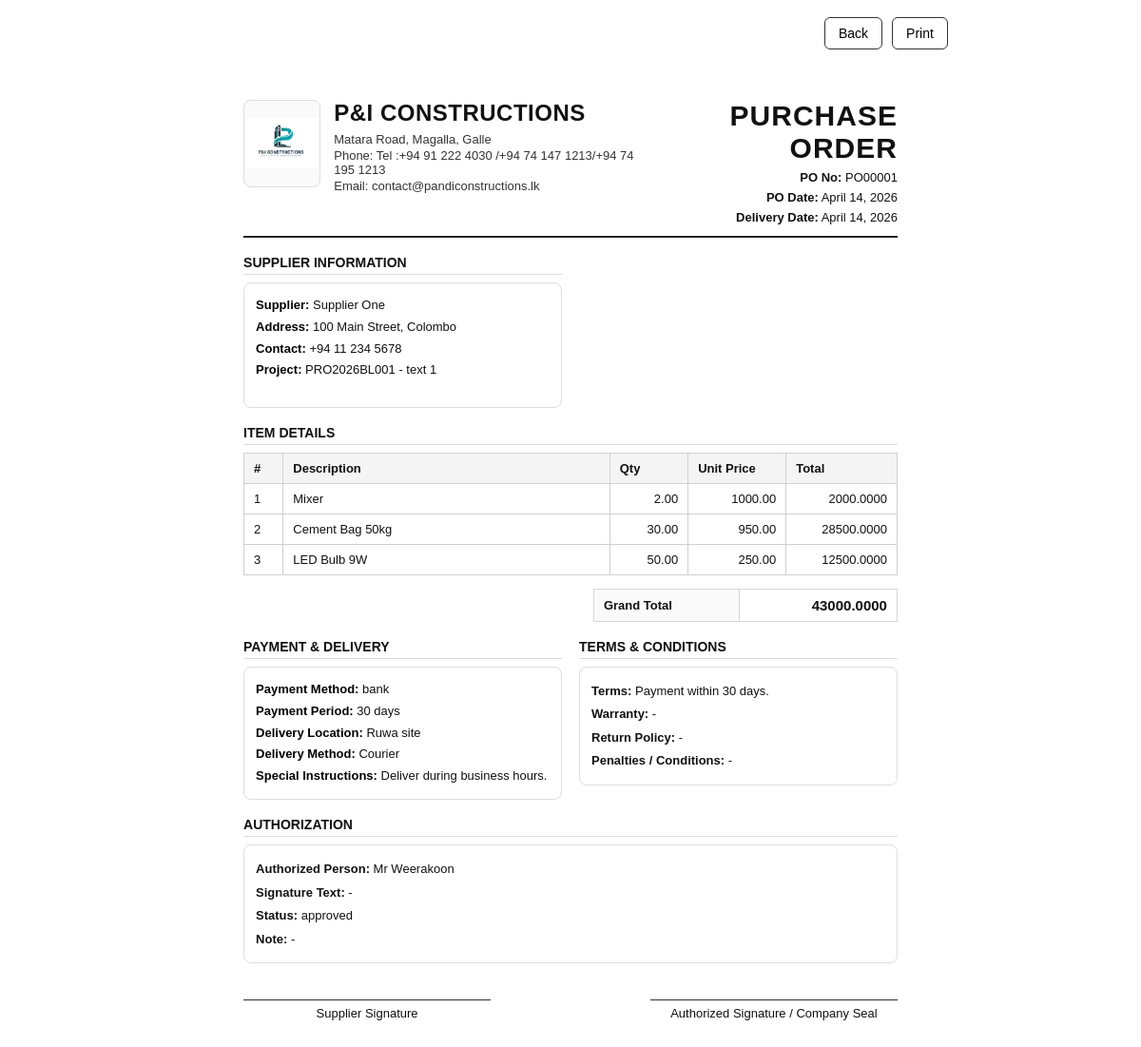
/purchase-orders/1/print/ (signed in), run on the app's committed database.
### pos/models.py (models this page shows, shortened)
class PurchaseOrder(models.Model):
    PAYMENT_METHOD_CHOICES = [
        ("cash", "Cash"),
        ("bank", "Bank Transfer"),
        ("cheque", "Cheque"),
    ]
    STATUS_CHOICES = [
        ("draft", "Draft"),
        ("pending", "Pending"),
        ("approved", "Approved"),
        ("rejected", "Rejected"),
        ("closed", "Closed"),
    ]
    po_no = models.CharField(max_length=30, unique=True, blank=True, null=True)
    po_date = models.DateField(default=timezone.now)
    delivery_date_required = models.DateField(blank=True, null=True)
    buyer_company_name = models.CharField(max_length=200, blank=True, null=True)
    buyer_address = models.TextField(blank=True, null=True)
    buyer_contact_person = models.CharField(max_length=150, blank=True, null=True)
    buyer_phone = models.CharField(max_length=50, blank=True, null=True)
    buyer_email = models.EmailField(blank=True, null=True)
    supplier = models.ForeignKey("Supplier", on_delete=models.PROTECT, related_name="purchase_orders")
    supplier_address = models.TextField(blank=True, null=True)
    supplier_contact_details = models.CharField(max_length=255, blank=True, null=True)
    project = models.ForeignKey("Project", on_delete=models.SET_NULL, null=True, blank=True, related_name="purchase_orders")
    payment_method = models.CharField(max_length=20, choices=PAYMENT_METHOD_CHOICES, default="bank")
    payment_period = models.CharField(max_length=100, blank=True, null=True)
    delivery_location = models.CharField(max_length=255, blank=True, null=True)
    delivery_method = models.CharField(max_length=100, blank=True, null=True)
    special_instructions = models.TextField(blank=True, null=True)
    terms_and_conditions = models.TextField(blank=True, null=True)
    warranty_details = models.TextField(blank=True, null=True)
    return_policy = models.TextField(blank=True, null=True)
    penalties_conditions = models.TextField(blank=True, null=True)
    authorized_person_name = models.CharField(max_length=150, blank=True, null=True)
    signature_text = models.CharField(max_length=150, blank=True, null=True)
    status = models.CharField(max_length=20, choices=STATUS_CHOICES, default="draft")
    note = models.TextField(blank=True, null=True)
    created_by = models.ForeignKey(
        User,
        on_delete=models.SET_NULL,
        null=True,
        blank=True,
        related_name="created_purchase_orders"
    )
    created_at = models.DateTimeField(auto_now_add=True)
    class Meta:
        ordering = ["-po_date", "-id"]

class Supplier(models.Model):
    name = models.CharField(max_length=150, unique=True)
    address = models.TextField(blank=True, null=True)
    phone_1 = models.CharField(max_length=30, blank=True, null=True)
    phone_2 = models.CharField(max_length=30, blank=True, null=True)
    phone_3 = models.CharField(max_length=30, blank=True, null=True)
    email = models.EmailField(blank=True, null=True)
    contact_person = models.CharField(max_length=150, blank=True, null=True)
    bank_name = models.CharField(max_length=150, blank=True, null=True)
    bank_branch = models.CharField(max_length=150, blank=True, null=True)
    account_name = models.CharField(max_length=150, blank=True, null=True)
    account_number = models.CharField(max_length=80, blank=True, null=True)
    is_active = models.BooleanField(default=True)
    created_at = models.DateTimeField(auto_now_add=True)
    class Meta:
        ordering = ["name"]

class Project(models.Model):
    PROJECT_TYPE_CHOICES = [
        ("SW", "Swimming Pool"),
        ("BL", "Building"),
        ("EL", "Electrical"),
        ("OT", "Other"),
    ]
    STATUS_CHOICES = [
        ("ongoing", "Ongoing"),
        ("completed", "Completed"),
        ("cancelled", "Cancelled"),
    ]
    project_id = models.CharField(max_length=30, unique=True)
    project_name = models.CharField(max_length=255)
    project_type = models.CharField(max_length=10, choices=PROJECT_TYPE_CHOICES)
    client_name = models.CharField(max_length=255, blank=True, null=True)
    location = models.CharField(max_length=255, blank=True, null=True)
    estimated_value = models.DecimalField(max_digits=14, decimal_places=2, default=0)
    status = models.CharField(max_length=20, choices=STATUS_CHOICES, default="ongoing")
    is_active = models.BooleanField(default=True)
    created_by = models.ForeignKey(User, on_delete=models.SET_NULL, null=True, blank=True, related_name="created_projects")
    updated_by = models.ForeignKey(User, on_delete=models.SET_NULL, null=True, blank=True, related_name="updated_projects")
    created_at = models.DateTimeField(auto_now_add=True)
    class Meta:
        ordering = ["-id"]

class PurchaseOrderItem(models.Model):
    purchase_order = models.ForeignKey(
        "PurchaseOrder",
        on_delete=models.CASCADE,
        related_name="items"
    )
    item = models.ForeignKey(
        "Item",
        on_delete=models.SET_NULL,
        null=True,
        blank=True,
        related_name="purchase_order_items"
    )
    description = models.CharField(max_length=255)
    quantity = models.DecimalField(max_digits=12, decimal_places=2, default=1)
    unit_price = models.DecimalField(max_digits=12, decimal_places=2, default=0)
    line_total = models.DecimalField(max_digits=12, decimal_places=2, default=0)
    class Meta:
        ordering = ["id"]

### pos/views.py (the view)
# urls.py: path("purchase-orders/<int:po_id>/print/", views.print_purchase_order, name="print_purchase_order"),
@user_passes_test(can_use_project)
def print_purchase_order(request, po_id):
    order = get_object_or_404(
        PurchaseOrder.objects.select_related("supplier", "project", "created_by").prefetch_related("items"),
        id=po_id
    )
    items = order.items.all()
    grand_total = Decimal("0")
    for row in items:
        row.line_total = Decimal(str(row.quantity or 0)) * Decimal(str(row.unit_price or 0))
        grand_total += row.line_total
    company_info = {
        "name": "P&I CONSTRUCTIONS",
        "address": "Matara Road, Magalla, Galle",
        "phone": " Tel :+94 91 222 4030 /+94 74 147 1213/+94 74 195 1213",
        "email": "contact@pandiconstructions.lk",
    }
    return render(request, "pos/print_purchase_order.html", {
        "order": order,
        "items": items,
        "grand_total": grand_total,
        "company_info": company_info,
    })

### pos/views.py (called while the page is built)
def is_owner(user):
    return user.is_superuser or user.groups.filter(name__iexact="Owner").exists()

def can_use_project(user):
    return is_owner(user) or is_manager(user) or is_clerk(user) or is_cashier(user)

### pos/templates/pos/print_purchase_order.html (shortened to what this page needs)
{% load static %}
<!DOCTYPE html>
<html lang="en">
<head>
</head>
<body>
<div class="print-actions">
    <button class="btn" onclick="window.history.back()">Back</button>
    <button class="btn" onclick="window.print()">Print</button>
</div>
<div class="page">
    <div class="top-bar">
        <div class="company-wrap">
            <div class="logo-box">
                <img src="{% static 'logo.png' %}" alt="Company Logo">
            </div>
            <div class="company-details">
                <h1>{{ company_info.name }}</h1>
                <p>{{ company_info.address }}</p>
                <p>Phone: {{ company_info.phone }}</p>
                <p>Email: {{ company_info.email }}</p>
            </div>
        </div>
        <div class="po-title-box">
            <h2>PURCHASE ORDER</h2>
            <p><strong>PO No:</strong> {{ order.po_no }}</p>
            <p><strong>PO Date:</strong> {{ order.po_date }}</p>
            <p><strong>Delivery Date:</strong> {{ order.delivery_date_required|default:"-" }}</p>
        </div>
    </div>
    <div class="section">
        <div class="grid-2">
            <div>
                <div class="section-title">Supplier Information</div>
                <div class="info-box">
                    <p><strong>Supplier:</strong> {{ order.supplier.name }}</p>
                    <p><strong>Address:</strong> {{ order.supplier_address|default:order.supplier.address|default:"-" }}</p>
                    <p><strong>Contact:</strong> {{ order.supplier_contact_details|default:"-" }}</p>
                    <p><strong>Project:</strong>
                        {% if order.project %}
                            {{ order.project.project_id }} - {{ order.project.project_name }}
                        {% else %}
                            -
                        {% endif %}
                    </p>
                </div>
            </div>
        </div>
    </div>
    <div class="section">
        <div class="section-title">Item Details</div>
        <table class="items-table">
            <thead>
                <tr>
                    <th style="width: 6%;">#</th>
                    <th>Description</th>
                    <th style="width: 12%;" class="text-end">Qty</th>
                    <th style="width: 15%;" class="text-end">Unit Price</th>
                    <th style="width: 17%;" class="text-end">Total</th>
                </tr>
            </thead>
            <tbody>
                {% for row in items %}
                <tr>
                    <td>{{ forloop.counter }}</td>
                    <td>{{ row.description }}</td>
                    <td class="text-end">{{ row.quantity }}</td>
                    <td class="text-end">{{ row.unit_price }}</td>
                    <td class="text-end">{{ row.line_total }}</td>
                </tr>
                {% empty %}
                <tr>
                    <td colspan="5" class="text-end">No items found.</td>
                </tr>
                {% endfor %}
            </tbody>
        </table>
        <div class="totals-box">
            <table>
                <tr>
                    <td class="label">Grand Total</td>
                    <td class="text-end grand">{{ grand_total }}</td>
                </tr>
            </table>
        </div>
    </div>
    <div class="section">
        <div class="grid-2">
            <div>
                <div class="section-title">Payment & Delivery</div>
                <div class="info-box">
                    <p><strong>Payment Method:</strong> {{ order.payment_method|default:"-" }}</p>
                    <p><strong>Payment Period:</strong> {{ order.payment_period|default:"-" }}</p>
                    <p><strong>Delivery Location:</strong> {{ order.delivery_location|default:"-" }}</p>
                    <p><strong>Delivery Method:</strong> {{ order.delivery_method|default:"-" }}</p>
                    <p><strong>Special Instructions:</strong> {{ order.special_instructions|default:"-" }}</p>
                </div>
            </div>
            <div>
                <div class="section-title">Terms & Conditions</div>
                <div class="terms-box">
                    <p><strong>Terms:</strong> {{ order.terms_and_conditions|default:"-" }}</p>
                    <p><strong>Warranty:</strong> {{ order.warranty_details|default:"-" }}</p>
                    <p><strong>Return Policy:</strong> {{ order.return_policy|default:"-" }}</p>
                    <p><strong>Penalties / Conditions:</strong> {{ order.penalties_conditions|default:"-" }}</p>
                </div>
            </div>
        </div>
    </div>
    <div class="section">
        <div class="section-title">Authorization</div>
        <div class="auth-box">
            <p><strong>Authorized Person:</strong> {{ order.authorized_person_name|default:"-" }}</p>
            <p><strong>Signature Text:</strong> {{ order.signature_text|default:"-" }}</p>
            <p><strong>Status:</strong> {{ order.status|default:"-" }}</p>
            <p><strong>Note:</strong> {{ order.note|default:"-" }}</p>
        </div>
        <div class="signature-area">
            <div class="sign-line">
                Supplier Signature
            </div>
            <div class="sign-line">
                Authorized Signature / Company Seal
            </div>
        </div>
    </div>
</div>
</body>
</html>

### pos/templates/pos/print_purchase_order.html (style rules this page uses)
body { font-family: Arial, sans-serif; color: #111; margin: 0; padding: 0; background: #fff; }
.page { width: 210mm; min-height: 297mm; margin: 0 auto; padding: 14mm; box-sizing: border-box; background: #fff; }
.top-bar { display: flex; justify-content: space-between; align-items: flex-start; border-bottom: 2px solid #222; padding-bottom: 12px; margin-bottom: 18px; }
.company-wrap { display: flex; gap: 14px; align-items: flex-start; }
.logo-box { width: 90px; height: 90px; border: 1px solid #ddd; display: flex; align-items: center; justify-content: center; overflow: hidden; border-radius: 8px; background: #fafafa; }
.logo-box img { max-width: 100%; max-height: 100%; object-fit: contain; }
.company-details h1 { margin: 0 0 6px 0; font-size: 24px; letter-spacing: 0.5px; }
.company-details p { margin: 2px 0; font-size: 13px; color: #333; }
.po-title-box { text-align: right; }
.po-title-box h2 { margin: 0; font-size: 30px; letter-spacing: 1px; }
.po-title-box p { margin: 6px 0 0 0; font-size: 13px; }
.section { margin-bottom: 18px; }
.section-title { font-size: 14px; font-weight: 700; margin-bottom: 8px; padding-bottom: 4px; border-bottom: 1px solid #dcdcdc; text-transform: uppercase; }
.grid-2 { display: grid; grid-template-columns: 1fr 1fr; gap: 18px; }
.info-box { border: 1px solid #ddd; border-radius: 8px; padding: 10px 12px; min-height: 110px; }
.info-box p { margin: 4px 0; font-size: 13px; line-height: 1.45; }
.info-box strong { color: #000; }
table { width: 100%; border-collapse: collapse; }
.items-table th, .items-table td { border: 1px solid #cfcfcf; padding: 8px 10px; font-size: 13px; vertical-align: top; }
.items-table th { background: #f4f4f4; text-align: left; }
.text-end { text-align: right; }
.totals-box { width: 320px; margin-left: auto; margin-top: 14px; }
.totals-box table td { border: 1px solid #d8d8d8; padding: 8px 10px; font-size: 13px; }
.totals-box .label { background: #fafafa; font-weight: 700; }
.totals-box .grand { font-size: 15px; font-weight: 700; }
.terms-box, .auth-box { border: 1px solid #ddd; border-radius: 8px; padding: 10px 12px; }
.terms-box p, .auth-box p { margin: 5px 0; font-size: 13px; line-height: 1.5; }
.signature-area { margin-top: 38px; display: flex; justify-content: space-between; align-items: end; }
.sign-line { width: 260px; border-top: 1px solid #333; padding-top: 6px; font-size: 13px; text-align: center; }
.print-actions { width: 210mm; margin: 18px auto 0; display: flex; justify-content: flex-end; gap: 10px; }
.btn { border: 1px solid #333; background: #fff; padding: 8px 14px; border-radius: 6px; cursor: pointer; font-size: 14px; }

### data on the page
PurchaseOrder: po_no "PO00001", po_date "April 14, 2026", delivery_date_required "April 14, 2026", supplier.name "Supplier One", supplier_address "100 Main Street, Colombo", supplier_contact_details "+94 11 234 5678", project.project_id "PRO2026BL001", project.project_name "text 1", payment_method "bank", payment_period "30 days", delivery_location "Ruwa site", delivery_method "Courier", special_instructions "Deliver during business hours.", terms_and_conditions "Payment within 30 days.", warranty_details "-", return_policy "-", penalties_conditions "-", authorized_person_name "Mr Weerakoon", signature_text "-", status "approved", note "-"
PurchaseOrderItem: description "Mixer", quantity "2.00", unit_price "1000.00", line_total "2000.0000"
PurchaseOrderItem: description "Cement Bag 50kg", quantity "30.00", unit_price "950.00", line_total "28500.0000"
PurchaseOrderItem: description "LED Bulb 9W", quantity "50.00", unit_price "250.00", line_total "12500.0000"

### other printed values
{{ company_info.name }} "P&I CONSTRUCTIONS"
{{ company_info.address }} "Matara Road, Magalla, Galle"
{{ company_info.phone }} "Tel :+94 91 222 4030 /+94 74 147 1213/+94 74 195 1213"
{{ company_info.email }} "contact@pandiconstructions.lk"
{{ grand_total }} "43000.0000"
